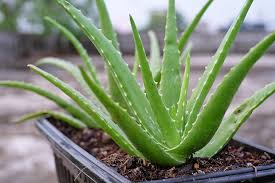
#> input picture data/plant_images/aloevera.jpeg, 275 x 183 px
$ python -i train_crop_disease_model.py   (imports and definitions only)
#> lines starting #> are read from the running program, lines starting #| are printed output that depends on the picture
import os
import json
import joblib
import numpy as np
import pandas as pd
from PIL import Image
from skimage.feature import hog
from skimage import color
from sklearn.model_selection import train_test_split
from sklearn.ensemble import RandomForestClassifier
from sklearn.preprocessing import LabelEncoder
from sklearn.metrics import classification_report, accuracy_score
from sklearn.utils import resample

# =========================
# Paths
# =========================
IMG_DIR = "data/train_images"
CSV_PATH = "data/train.csv"
LABEL_MAP_PATH = "data/label_num_to_disease_map.json"
MODEL_DIR = "models"
# [1 line not run here, left out]

# =========================
# Load Dataset
# =========================
# [1 line that did not run here, left out]
# [1 line that did not run here, left out]

# [4 lines not run here, left out]

# =========================
# Feature Extraction
# =========================
def extract_features(image_path, img_size=(128, 128)):
#> called with image_path = '../../data/plant_images/aloevera.jpeg', img_size = (128, 128)
    img = Image.open(image_path).convert("RGB").resize(img_size)
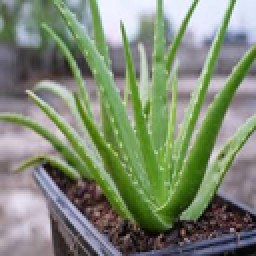
#> img: PIL image 128x128 RGB (shown 2 times larger); mean R, G, B 126.8, 138, 116.2
    img_array = np.array(img)

    # HOG Features
    gray = color.rgb2gray(img_array)
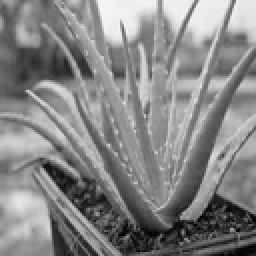
#> gray: shape (128, 128) float64 (shown 2 times larger); min 0.00811, max 0.97, mean 0.526
    hog_features = hog(
        gray,
        pixels_per_cell=(16, 16),
        cells_per_block=(2, 2),
        block_norm="L2-Hys"
    )
#> hog_features = 1764 values, max 0.375 at index 1023, min 0.00171 at index 1055, mean 0.134

    # RGB Histogram
    hist = np.histogramdd(
        img_array.reshape(-1, 3),
        bins=(8, 8, 8),
        range=((0, 256), (0, 256), (0, 256))
    )[0].flatten()
#> hist = 512 values, max 1106 at index 292, min 0 at index 2, mean 32

    # Mean + Std color
    mean_std = np.concatenate([
        img_array.mean(axis=(0, 1)),
        img_array.std(axis=(0, 1))
    ])
#> mean_std = [126.8, 138, 116.2, 51.22, 51.83, 63.61]

    return np.concatenate([hog_features, hist, mean_std])

# =========================
# Build Feature Matrix
# =========================
# [1 line not run here, left out]

data = []
labels = []

# [7 lines not run here, left out]

X = np.array(data, dtype=np.float32)
y = np.array(labels)

# [1 line not run here, left out]

# =========================
# Encode Labels
# =========================
le = LabelEncoder()
y_encoded = le.fit_transform(y)

# [1 line not run here, left out]

# =========================
# Train-Test Split (BEFORE BALANCING)
# =========================
# [7 lines that did not run here, left out]

# [2 lines not run here, left out]

# =========================
# Balance ONLY Training Set
# =========================
# [1 line that did not run here, left out]
# [1 line that did not run here, left out]

# [1 line that did not run here, left out]

balanced_parts = []
# [9 lines not run here, left out]

# [1 line that did not run here, left out]

# [1 line that did not run here, left out]
# [1 line that did not run here, left out]

# [1 line not run here, left out]

# =========================
# Train Random Forest
# =========================
clf = RandomForestClassifier(
    n_estimators=200,
    max_depth=30,
    min_samples_split=4,
    min_samples_leaf=2,
    max_features="sqrt",
    bootstrap=True,
    random_state=42,
    n_jobs=-1
)

# [2 lines not run here, left out]

# =========================
# Evaluate (Realistic Evaluation)
# =========================
# [1 line that did not run here, left out]

# [1 line that did not run here, left out]
# [1 line not run here, left out]

# [1 line that did not run here, left out]
# [1 line that did not run here, left out]

# [7 lines not run here, left out]

# =========================
# Save Model
# =========================
MODEL_FILE = os.path.join(MODEL_DIR, "crop_disease_model_compressed.pkl")
# [1 line not run here, left out]

# [1 line that did not run here, left out]

# [2 lines not run here, left out]

>>> result = extract_features('../../data/plant_images/aloevera.jpeg')
#> result = 2282 values, max 1106 at index 2056, min 0 at index 1766, mean 7.52

$ run again, on data/plant_images/basil.jpeg
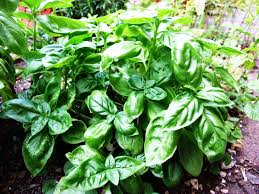
#> input picture data/plant_images/basil.jpeg, 259 x 194 px
#> in extract_features, `img = Image.open(image_path).convert("RGB").resize(img_size)`:
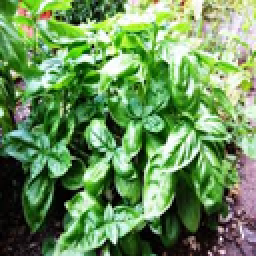
#> img: PIL image 128x128 RGB (shown 2 times larger); mean R, G, B 106.1, 144.9, 90.2
#> in extract_features, `gray = color.rgb2gray(img_array)`:
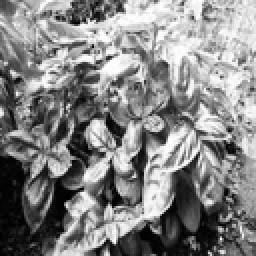
#> gray: shape (128, 128) float64 (shown 2 times larger); min 0, max 1, mean 0.521
#> hog_features = 1764 values, max 0.29 at index 1520, min 0.00892 at index 1283, mean 0.155
#> hist = 512 values, max 1681 at index 0, min 0 at index 1, mean 32
#> mean_std = [106.1, 144.9, 90.24, 74, 76.67, 74.03]
#> result = 2282 values, max 1681 at index 1764, min 0 at index 1765, mean 7.55

$ run again, on data/plant_images/chamomile.jpeg
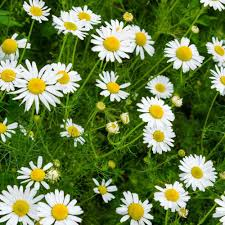
#> input picture data/plant_images/chamomile.jpeg, 225 x 225 px
#> in extract_features, `img = Image.open(image_path).convert("RGB").resize(img_size)`:
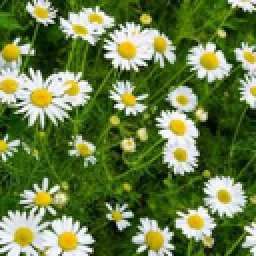
#> img: PIL image 128x128 RGB (shown 2 times larger); mean R, G, B 104.7, 125.1, 70
#> in extract_features, `gray = color.rgb2gray(img_array)`:
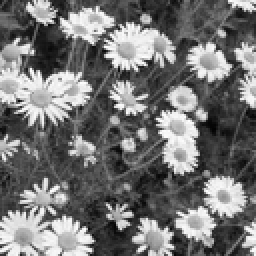
#> gray: shape (128, 128) float64 (shown 2 times larger); min 0.00925, max 0.999, mean 0.458
#> hog_features = 1764 values, max 0.236 at index 972, min 0.0284 at index 1644, mean 0.159
#> hist = 512 values, max 3742 at index 80, min 0 at index 1, mean 32
#> mean_std = [104.7, 125.1, 70.05, 81.08, 68.7, 86.94]
#> result = 2282 values, max 3742 at index 1844, min 0 at index 1765, mean 7.54

$ run again, on data/plant_images/dandelion.jpeg
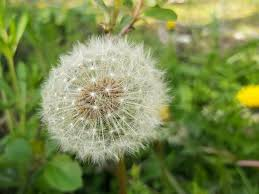
#> input picture data/plant_images/dandelion.jpeg, 259 x 194 px
#> in extract_features, `img = Image.open(image_path).convert("RGB").resize(img_size)`:
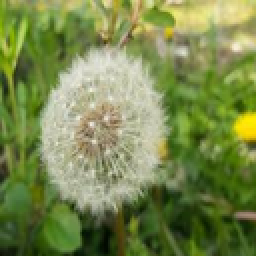
#> img: PIL image 128x128 RGB (shown 2 times larger); mean R, G, B 121.2, 136.7, 76.9
#> in extract_features, `gray = color.rgb2gray(img_array)`:
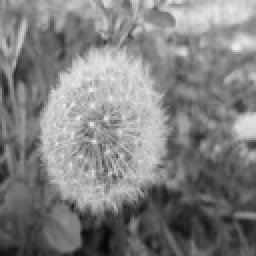
#> gray: shape (128, 128) float64 (shown 2 times larger); min 0.0252, max 0.936, mean 0.506
#> hog_features = 1764 values, max 0.281 at index 252, min 0.0127 at index 507, mean 0.155
#> hist = 512 values, max 1394 at index 80, min 0 at index 1, mean 32
#> mean_std = [121.2, 136.7, 76.9, 56.17, 47, 56.01]
#> result = 2282 values, max 1394 at index 1844, min 0 at index 1765, mean 7.52
